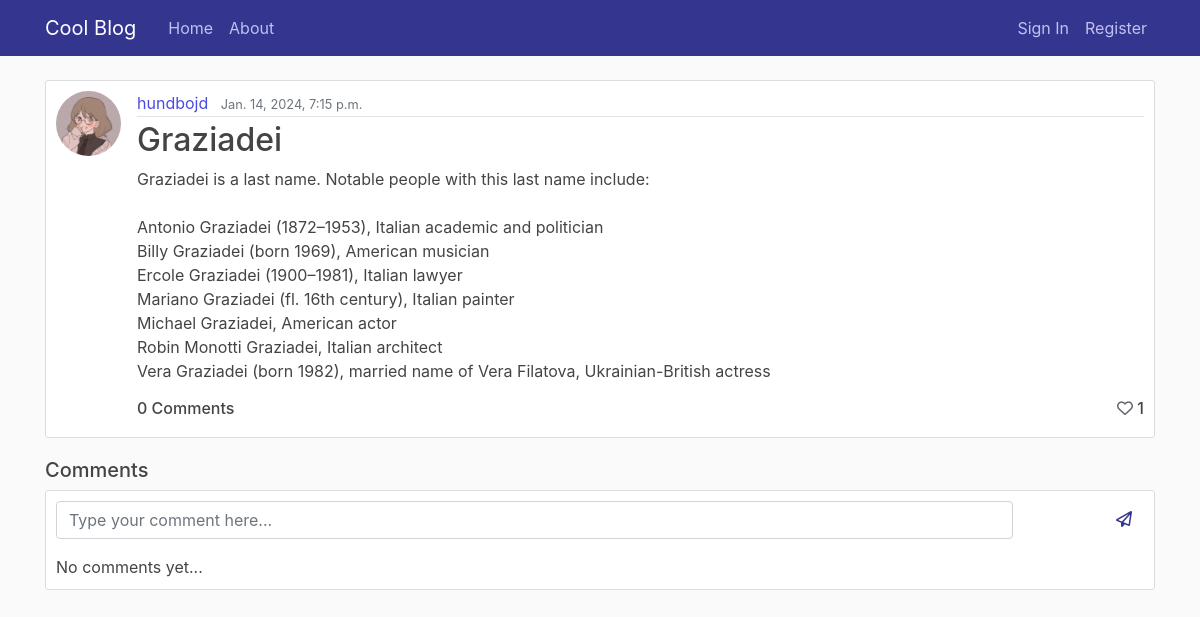
/post/16/, run on an earlier commit of the app's database.
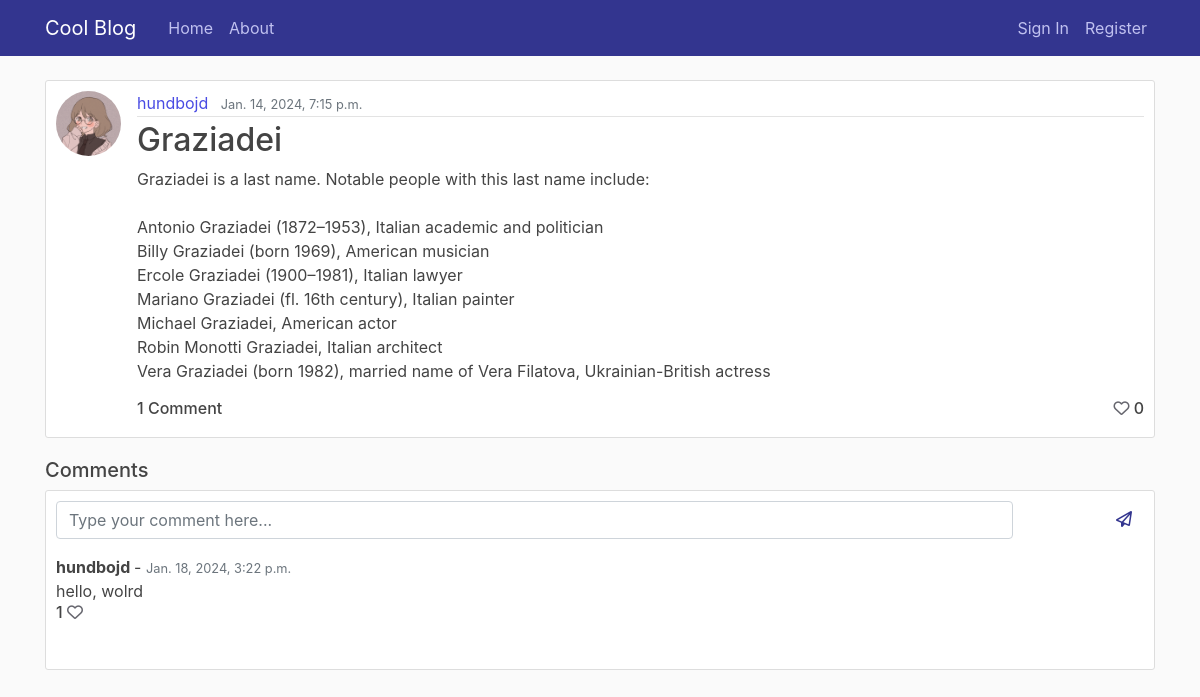
And on a later commit of the database.
### blog/models.py (models this page shows, shortened)
class Post(models.Model):
    title = models.CharField(max_length=100)
    content = models.TextField()
    date_posted = models.DateTimeField(default=timezone.now)
    author = models.ForeignKey(User, on_delete=models.CASCADE)
    likes = models.ManyToManyField(User, related_name='post_like', blank=True)
    def number_of_likes(self):
        return self.likes.count()

class Comments(models.Model):
    post = models.ForeignKey(Post, related_name='comments', on_delete=models.CASCADE)
    name = models.CharField(max_length=255)
    content = models.TextField()
    date_posted = models.DateTimeField(default=timezone.now)
    likes = models.ManyToManyField(User, related_name='comment_like', blank=True)
    class Meta:
        ordering = ('-date_posted',)
    def number_of_likes(self):
        return self.likes.count()

### users/models.py (models this page shows, shortened)
class Profile(models.Model):
    user = models.OneToOneField(User, on_delete=models.CASCADE)
    image = models.ImageField(default='default.jpg', upload_to='profile_pics')
    bio = models.CharField(null=True, blank=True, max_length=150)
    city = models.CharField(null=True, blank=True, max_length=20)
    social = models.CharField(null=True, blank=True, max_length=100)

### blog/views.py (the view)
# urls.py: path('post/<int:pk>/', post_detail, name='post-detail'),
def post_detail(request, pk):
    post = get_object_or_404(Post, id=pk)
    comments = post.comments.filter(id=post.id)
    user_comment = None
    if request.method == 'POST':
        comment_form = CommentForm(request.POST)
        if comment_form.is_valid():
            user_comment = comment_form.save(commit=False)
            user_comment.post = post
            user_comment.name = request.user
            user_comment.save()
            return redirect(request.META.get('HTTP_REFERER'))
    else:
        comment_form = CommentForm()
    return render(request, 'blog/post_detail.html', {'post':post, 'comments':user_comment, 'comments':comments, 'comment_form':comment_form})

### blog/forms.py
class CommentForm(forms.ModelForm):
    content = forms.CharField(required=True,
                              widget=forms.widgets.TextInput(attrs={
                                   'placeholder': 'Type your comment here...',
                                   'class': "form-control",
                                   'rows': 1
                              }),
                              label='')
    class Meta:
        model = Comments
        fields = ['content']

### blog/templates/blog/post_detail.html (shortened to what this page needs)
{% extends "blog/base.html" %}
{% block content %}
    <article class="media content-section">
      <img class="rounded-circle article-img" src=" {{ post.author.profile.image.url }}">
      <div class="media-body">
        <div class="article-metadata">
          <a class="mr-2" href="{% url 'profile' post.author.id %}">{{ post.author }}</a>
          <small class="text-muted">{{ post.date_posted }}</small>
        </div>
        <h2 class="article-title">{{ post.title }}</h2>
        <p class="article-content">{{ post.content }}</p>
        {% if user in post.likes.all %}
          <h6><span style="float : right;"><a href="{% url 'post-likes' post.id %}" style=color:#33358f><i class="fa-solid fa-heart"></i></a> {{post.number_of_likes}}</span> </h6>
        {% else %}
          <h6><span style="float : right;"><a href="{% url 'post-likes' post.id %}" style=color:#66666e><i class="fa fa-heart-o "></i></a> {{post.number_of_likes}}</span> </h6>
        {% endif %}
        <h6>{{post.comments.count}} Comment{{post.comments.count|pluralize}}</h6>
      </div>
    </article>
<h5>Comments</h5>
<article class="media content-section">
  <div class="media-body">
     <form method="POST" id="comment_form">
        <span style="float : right;"><button class="btn btn-outline-secondary" type="'submit"><i class="fa fa-paper-plane-o"></i></button></span>
         {{comment_form.as_p}}
     </form>
     {% if not post.comments.all %}
        No comments yet...
     {% else%}
        {% for comment in post.comments.all %}
          <strong>{{ comment.name }} </strong> - <small class="text-muted">{{ comment.date_posted }}</small>
          <br/>
          {{ comment.content }}
            {% if user in comment.likes.all %}
              <h6 ><span style="float : left;">{{comment.number_of_likes}} <a href="{% url 'comment-likes' comment.id %}"  style=color:#33358f><i class="fa-solid fa-heart"></i></a></span>  </h6>
            {% else %}
              <h6><span style="float : left;"> {{comment.number_of_likes}} <a href="{% url 'comment-likes' comment.id %}" style=color:#66666e><i class="fa fa-heart-o "></i></a></span> </h6>
            {% endif %}
          <br/>
        {% endfor %}
     {% endif %}
    <br/>
  </div>
</article>
<br/><br/>
{% endblock content %}

What changed in the data, as far as the page shows it:
computed for Post "Graziadei": number_of_likes "1" → "0"; comments.count "0" → "1"
added Comments: name "hundbojd", date_posted "Jan. 18, 2024, 3:22 p.m.", content "hello, wolrd", number_of_likes "1"
Also different on the page:
text no longer shown: "No comments yet..."
